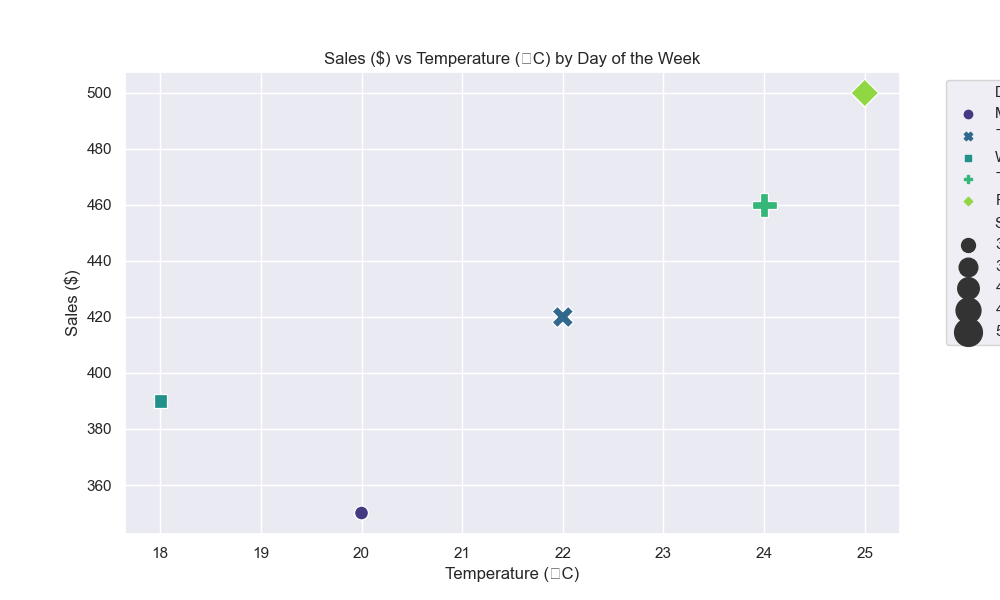

Source code (Python):

import seaborn as sns
import matplotlib.pyplot as plt
import pandas as pd

# Provided data
data = [
    {'Day': 'Monday', 'Temperature (°C)': 20, 'Sales ($)': 350},
    {'Day': 'Tuesday', 'Temperature (°C)': 22, 'Sales ($)': 420},
    {'Day': 'Wednesday', 'Temperature (°C)': 18, 'Sales ($)': 390},
    {'Day': 'Thursday', 'Temperature (°C)': 24, 'Sales ($)': 460},
    {'Day': 'Friday', 'Temperature (°C)': 25, 'Sales ($)': 500}
]

# Convert the list of dictionaries to a DataFrame
df = pd.DataFrame(data)

# Create a scatterplot using Seaborn
sns.set_theme()  # Set the theme for aesthetics
plt.figure(figsize=(10, 6))  # Set the figure size

# Scatterplot with diversified visual encoding
scatterplot = sns.scatterplot(
    x='Temperature (°C)',      # X-axis data
    y='Sales ($)',             # Y-axis data
    hue='Day',                 # Color by day of the week
    size='Sales ($)',          # Size by sales
    style='Day',               # Different marker style for each day
    palette='viridis',         # Color palette used
    sizes=(100, 400),          # Range of sizes for the sizes encoding
    data=df                    # Data source
)

# Additional customizations
plt.title('Sales ($) vs Temperature (°C) by Day of the Week')  # Set title
plt.legend(bbox_to_anchor=(1.05, 1), loc='upper left')         # Legend outside plot

# Show the plot
plt.show()
